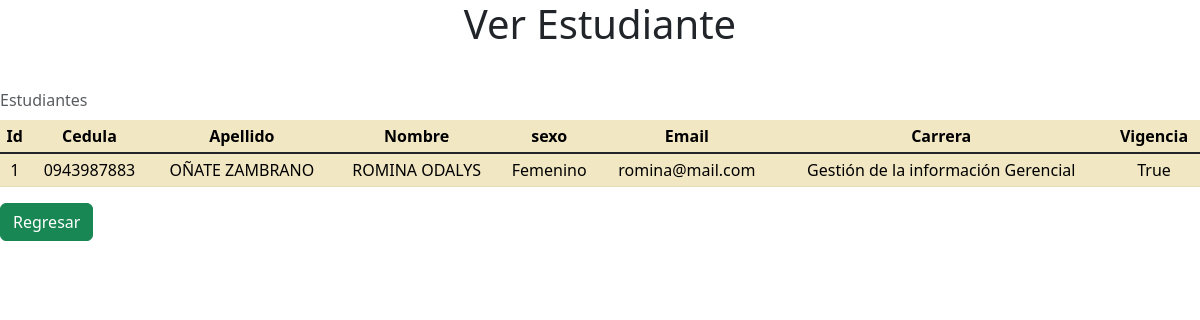
Screenshot of /ver_estudiante/1 with the database file from the repository.
### estudiantes/models.py (models this page shows, shortened)
class Estudiante(models.Model):
    sexos = [
        ('F', 'Femenino'),
        ('M', 'Masculino')
    ]
    cedula = models.CharField(max_length=10)
    apellido = models.CharField(max_length=50)
    nombre = models.CharField(max_length=50)
    sexo = models.CharField(max_length=1, choices=sexos, null=True)
    email= models.CharField(max_length=50)
    carrera = models.ForeignKey(Carrera, on_delete=models.CASCADE)
    vigencia = models.BooleanField(default=True)

class Carrera(models.Model):
    codigo = models.CharField(max_length=3)
    nombre_carrera = models.CharField(max_length=50)
    duracion = models.PositiveSmallIntegerField(default=5)
    def __str__(self):
        return self.nombre_carrera

### estudiantes/views.py (the view)
# urls.py: path('ver_estudiante/<int:idEstudiante>', ver_estudiante),
def ver_estudiante(request, idEstudiante):
    pagina = loader.get_template('ver_estudiante.html')
    estudiante = get_object_or_404(Estudiante, pk=idEstudiante)
    mensaje = {'estudiante': estudiante}
    return HttpResponse(pagina.render(mensaje, request))

### estudiantes/templates/ver_estudiante.html (shortened to what this page needs)
<!DOCTYPE html>
<html lang="en">
<head>
    <link href="https://cdn.jsdelivr.net/npm/bootstrap@5.3.0/dist/css/bootstrap.min.css" rel="stylesheet">
</head>
<body>
<div class="panel panel-primary" align="center">
    <h1>Ver Estudiante</h1>
</div> <br>
<table class="table table-striped table-hover table table-sm table align-middle text-center table caption-top" >
    <caption>Estudiantes</caption>
    <tr>
        <th class="table-warning">Id</th>
        <th class="table-warning">Cedula</th>
        <th class="table-warning">Apellido</th>
        <th class="table-warning">Nombre</th>
        <th class="table-warning">sexo</th>
        <th class="table-warning">Email</th>
        <th class="table-warning">Carrera</th>
        <th class="table-warning">Vigencia</th>
    </tr>
    <tbody class="table-group-divider">
       <tr>
            <td class="table-warning">{{estudiante.id}}</td>
            <td class="table-warning">{{estudiante.cedula}}</td>
            <td class="table-warning">{{estudiante.apellido | upper}}</td>
            <td class="table-warning">{{estudiante.nombre | upper}}</td>
            <td class="table-warning">{% if estudiante.sexo == 'F' %} Femenino {% endif %} {% if estudiante.sexo == 'M' %}Masculino {% endif %}</td>
            <td class="table-warning">{{estudiante.email}} </td>
            <td class="table-warning">{{estudiante.carrera}} </td>
            <td class="table-warning">{{estudiante.vigencia}}</td>
       </tr>
    </tbody >
</table>
<div>
  <a class="btn btn-success" href="{%url 'inicio'%}">Regresar</a>
</div>
</body>
</html>

### rows the page displays
Estudiante: id "1", cedula "0943987883", apellido "OÑATE ZAMBRANO", nombre "ROMINA ODALYS", email "romina@mail.com", carrera "Gestión de la información Gerencial", vigencia "True"
